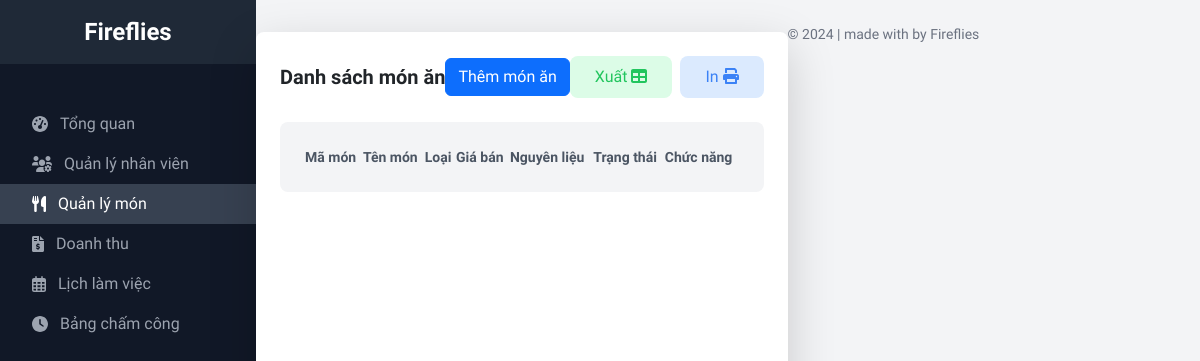
The page /src/page/manager/index.php?i=menu on the database as committed earlier.
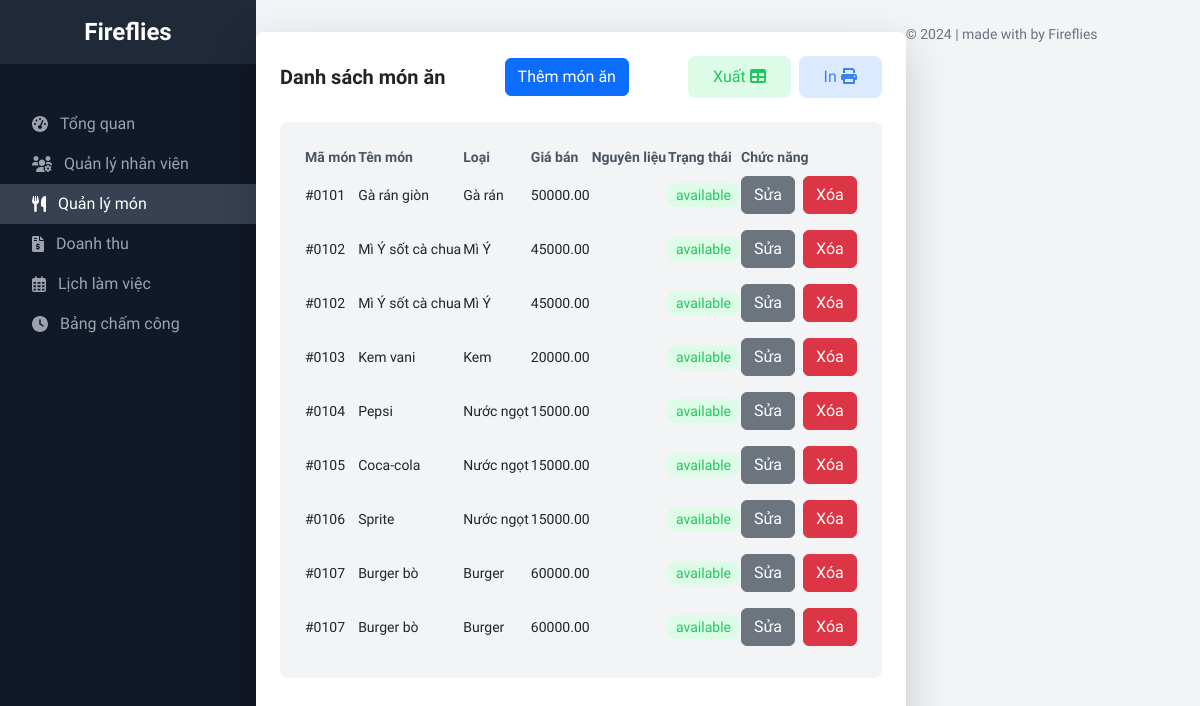
The same page on the database as committed later.
### tables this page shows
CREATE TABLE `dish_ingredient` (
  `dishID` int(11) NOT NULL,
  `ingredientID` int(11) NOT NULL,
  `quantity` int(11) DEFAULT NULL
);

CREATE TABLE `dish` (
  `dishID` int(11) NOT NULL,
  `dishName` varchar(100) NOT NULL,
  `dishCategory` varchar(100) DEFAULT NULL,
  `price` decimal(10,2) DEFAULT NULL,
  `businessStatus` varchar(50) DEFAULT NULL,
  `description` text DEFAULT NULL,
  `preparationProcess` text DEFAULT NULL,
  `image` varchar(255) DEFAULT NULL
);

### src/page/manager/menu/index.php (the view, shortened to what this page needs)
<div class="grid grid-cols-1 md:grid-cols-1 gap-6 mt-8">
    <div class="bg-white p-6 rounded-lg shadow-lg mb-6">
        <div class="flex justify-between items-center mb-4">
            <h2 class="text-xl font-semibold">
                Danh sách món ăn
            </h2>
            <div class="flex items-center">
                <button type="submit" class="btn btn-primary" data-bs-toggle="modal" data-bs-target="#insertModal">Thêm món ăn</button>
            </div>
            <div class="flex items-center">
                <button class="btn bg-green-100 text-green-500 py-2 px-4 rounded-lg mr-1 hover:bg-green-500 hover:text-white">Xuất <i class="fa-solid fa-table"></i></button>
                <button class="btn bg-blue-100 text-blue-500 py-2 px-4 rounded-lg ml-1 hover:bg-blue-500 hover:text-white">In <i class="fa-solid fa-print"></i></button>
            </div>
        </div>
        <div class="h-fit bg-gray-100 rounded-lg p-6">
            <table class="text-sm w-full">
                <thead>
                    <tr>
                        <th class="text-left text-gray-600">Mã món</th>
                        <th class="text-left text-gray-600">Tên món</th>
                        <th class="text-left text-gray-600">Loại</th>
                        <th class="text-left text-gray-600">Giá bán</th>
                        <th class="text-left text-gray-600">Nguyên liệu</th>
                        <th class="text-left text-gray-600">Trạng thái</th>
                        <th class="text-left text-gray-600">Chức năng</th>
                    </tr>
                </thead>
                <tbody>
                    <?php
                    $sql = "SELECT * FROM dish AS D JOIN dish_ingredient AS DI ON D.dishID = DI.dishID JOIN ingredient AS I ON DI.ingredientID = I.ingredientID ";
                    $result = $conn->query($sql);
                    while ($row = $result->fetch_assoc()) {
                        if ($row["businessStatus"] == "Đang kinh doanh") {
                            echo "
                                <tr>
                                    <td class='py-2'>#010" . $row["dishID"] . "</td>
                                    <td class='py-2'>" . $row["dishName"] . "</td>
                                    <td class='py-2'>" . $row["dishCategory"] . "</td>
                                    <td class='py-2'>" . $row["price"] . "</td>
                                    <td class='py-2'>" . $row["ingredientName"] . "</td>
                                    <td class='py-2'><span class='bg-green-100 text-green-500 py-1 px-2 rounded-lg'>" . $row["businessStatus"] . "</span></td>
                                    <td class='py-2 flex'>
                                        <button class='btn btn-secondary mr-1'>Sửa</button>
                                        <button class='btn btn-danger ml-1'>Xóa</button>
                                    </td>
                                </tr>
                                ";
                        } else {
                            echo "
                                <tr>
                                    <td class='py-2'>#010" . $row["dishID"] . "</td>
                                    <td class='py-2'>" . $row["dishName"] . "</td>
                                    <td class='py-2'>" . $row["dishCategory"] . "</td>
                                    <td class='py-2'>" . $row["price"] . "</td>
                                    <td class='py-2'>" . $row["ingredient"] . "</td>
                                    <td class='py-2'><span class='bg-green-100 text-green-500 py-1 px-2 rounded-lg'>" . $row["businessStatus"] . "</span></td>
                                    <td class='py-2 flex'>
                                        <button class='btn btn-secondary mr-1'>Sửa</button>
                                        <button class='btn btn-danger ml-1'>Xóa</button>
                                    </td>
                                </tr>
                                ";
                        }
                    }
                    ?>
                </tbody>
            </table>
        </div>
    </div>

Rows that differ between the two databases and show on the page:
added dish_ingredient: dishID "1", dishID.dishName "Gà rán giòn", dishID.dishCategory "Gà rán", dishID.price "50000.00", dishID.businessStatus "available"
added dish_ingredient: dishID "2", dishID.dishName "Mì Ý sốt cà chua", dishID.dishCategory "Mì Ý", dishID.price "45000.00", dishID.businessStatus "available"
added dish_ingredient: dishID "2", dishID.dishName "Mì Ý sốt cà chua", dishID.dishCategory "Mì Ý", dishID.price "45000.00", dishID.businessStatus "available"
added dish_ingredient: dishID "3", dishID.dishName "Kem vani", dishID.dishCategory "Kem", dishID.price "20000.00", dishID.businessStatus "available"
added dish_ingredient: dishID "4", dishID.dishName "Pepsi", dishID.dishCategory "Nước ngọt", dishID.price "15000.00", dishID.businessStatus "available"
added dish_ingredient: dishID "5", dishID.dishName "Coca-cola", dishID.dishCategory "Nước ngọt", dishID.price "15000.00", dishID.businessStatus "available"
added dish_ingredient: dishID "6", dishID.dishName "Sprite", dishID.dishCategory "Nước ngọt", dishID.price "15000.00", dishID.businessStatus "available"
added dish_ingredient: dishID "7", dishID.dishName "Burger bò", dishID.dishCategory "Burger", dishID.price "60000.00", dishID.businessStatus "available"
added dish_ingredient: dishID "7", dishID.dishName "Burger bò", dishID.dishCategory "Burger", dishID.price "60000.00", dishID.businessStatus "available"
